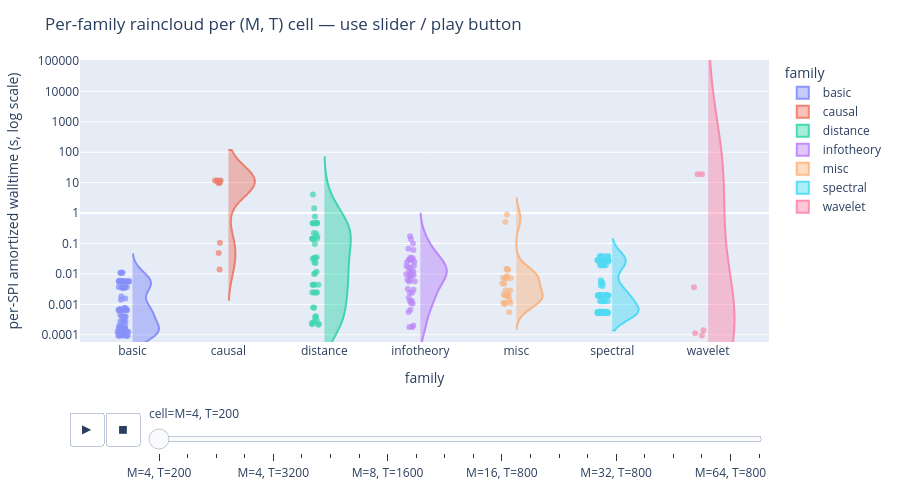

Notebook cell for this chart:
### Markdown cell above
### 3b. Per-family raincloud — animated across all cells

Slider/play scrubs through every (M, T) cell. Each frame is one cell; one half-violin + jittered SPI dots per family.

### Code cell
df_pos = df.loc[df["amortized_s"] > 0].copy()
df_cell = df_pos.assign(
    log_walltime_s=np.log10(df_pos["amortized_s"]),
)
cell_order = sorted(df_cell["cell"].unique(),
                    key=lambda s: (int(s.split(",")[0][2:]), int(s.split("T=")[1])))
family_order = [f for f in FAMILY_ORDER if f in df_cell["family"].values]

# Pad (cell, family) combos so every animation frame keeps all families on axis.
fill = []
for cell in cell_order:
    present = set(df_cell.loc[df_cell["cell"] == cell, "family"])
    for fam in family_order:
        if fam not in present:
            fill.append({"cell": cell, "family": fam, "spi": "",
                         "amortized_s": float("nan"), "log_walltime_s": float("nan"),
                         "M": None, "T": None})
if fill:
    df_cell = pd.concat([df_cell, pd.DataFrame(fill)], ignore_index=True)

exp_min = int(np.floor(df_cell["log_walltime_s"].min()))
exp_max = int(np.ceil(df_cell["log_walltime_s"].max()))
tickvals = list(range(exp_min, exp_max + 1))
ticktext = [f"{10**e:g}" for e in tickvals]

fig = px.violin(
    df_cell,
    y="log_walltime_s", x="family", color="family",
    animation_frame="cell",
    category_orders={"cell": cell_order, "family": family_order},
    hover_data={
        "spi": True, "M": True, "T": True,
        "amortized_s": ":.4f", "family": False, "cell": False,
        "log_walltime_s": False,
    },
    points="all",
    height=500,
    width=900,
    range_y=[df_cell["log_walltime_s"].min() - 0.2,
             df_cell["log_walltime_s"].max() + 0.2],
)

style = {
    "side": "positive",
    "pointpos": -0.35,
    "jitter": 0.22,
    "width": 0.55,
    "meanline_visible": False,
    "box_visible": False,
    "marker": {"size": 6, "opacity": 0.72},
    "opacity": 0.72,
}
for trace in fig.data:
    trace.update(**style)
for frame in fig.frames:
    for trace in frame.data:
        trace.update(**style)

fig.update_layout(
    yaxis={
        "title": "per-SPI amortized walltime (s, log scale)",
        "tickmode": "array",
        "tickvals": tickvals,
        "ticktext": ticktext,
    },
    xaxis_title="family",
    title="Per-family raincloud per (M, T) cell — use slider / play button",
    legend_title_text="family",
    margin={"l": 80, "r": 20, "t": 60, "b": 80},
)
fig.show()

### Figure 1 — Plotly figure (JSON) as saved in the notebook; plotly's stock layout.template omitted (floating-point values rounded to 4 significant figures; data arrays with more than 128 entries replaced by an {"elided": "..."} marker saying what was removed)
{"data": [{"alignmentgroup": "True", "box": {"visible": false}, "customdata": {"elided": "84x5 mixed values"}, "hovertemplate": "spi=%{customdata[0]}<br>M=%{customdata[1]}<br>T=%{customdata[2]}<br>amortized_s=%{customdata[3]:.4f}<extra></extra>", "jitter": 0.22, "legendgroup": "basic", "marker": {"color": "#636efa", "opacity": 0.72, "size": 6}, "meanline": {"visible": false}, "name": "basic", "offsetgroup": "basic", "opacity": 0.72, "orientation": "v", "pointpos": -0.35, "points": "all", "scalegroup": "True", "showlegend": true, "side": "positive", "type": "violin", "width": 0.55, "x": ["basic", "basic", "basic", "basic", "basic", "basic", "basic", "basic", "basic", "basic", "basic", "basic", "basic", "basic", "basic", "basic", "basic", "basic", "basic", "basic", "basic", "basic", "basic", "basic", "basic", "basic", "basic", "basic", "basic", "basic", "basic", "basic", "basic", "basic", "basic", "basic", "basic", "basic", "basic", "basic", "basic", "basic", "basic", "basic", "basic", "basic", "basic", "basic", "basic", "basic", "basic", "basic", "basic", "basic", "basic", "basic", "basic", "basic", "basic", "basic", "basic", "basic", "basic", "basic", "basic", "basic", "basic", "basic", "basic", "basic", "basic", "basic", "basic", "basic", "basic", "basic", "basic", "basic", "basic", "basic", "basic", "basic", "basic", "basic"], "x0": " ", "xaxis": "x", "y": [-3.395, -2.426, -3.565, -1.963, -3.852, -2.452, -3.907, -3.803, -3.395, -2.426, -3.565, -1.963, -3.852, -2.452, -3.907, -3.803, -3.395, -2.426, -3.565, -1.963, -3.852, -2.452, -3.907, -3.803, -3.395, -2.426, -3.565, -1.963, -3.852, -2.452, -3.907, -3.803, -3.13, -3.323, -2.737, -2.805, -3.752, -3.873, -3.943, -3.979, -4.004, -3.996, -4.013, -4.027, -4.013, -4.032, -4.022, -3.975, -4.027, -4.036, -3.111, -3.177, -3.17, -3.18, -3.181, -3.197, -3.153, -3.173, -3.192, -3.185, -3.19, -3.193, -3.187, -3.179, -2.223, -2.251, -2.247, -2.246, -2.235, -2.246, -2.242, -2.242, -2.244, -2.243, -2.24, -2.25, -2.252, -2.252, -2.845, -3.714, -3.712, -3.712, -3.889, -3.893], "y0": " ", "yaxis": "y"}, {"alignmentgroup": "True", "box": {"visible": false}, "customdata": [["anm", 4, 200, 0.04828, "M=4, T=200"], ["cds", 4, 200, 0.105, "M=4, T=200"], ["reci", 4, 200, 0.01399, "M=4, T=200"], ["ccm_E-None_mean", 4, 200, 11.2, "M=4, T=200"], ["ccm_E-None_max", 4, 200, 11.2, "M=4, T=200"], ["ccm_E-None_diff", 4, 200, 11.2, "M=4, T=200"], ["ccm_E-1_mean", 4, 200, 9.858, "M=4, T=200"], ["ccm_E-1_max", 4, 200, 9.858, "M=4, T=200"], ["ccm_E-1_diff", 4, 200, 9.858, "M=4, T=200"], ["ccm_E-10_mean", 4, 200, 11.74, "M=4, T=200"], ["ccm_E-10_max", 4, 200, 11.74, "M=4, T=200"], ["ccm_E-10_diff", 4, 200, 11.74, "M=4, T=200"]], "hovertemplate": "spi=%{customdata[0]}<br>M=%{customdata[1]}<br>T=%{customdata[2]}<br>amortized_s=%{customdata[3]:.4f}<extra></extra>", "jitter": 0.22, "legendgroup": "causal", "marker": {"color": "#EF553B", "opacity": 0.72, "size": 6}, "meanline": {"visible": false}, "name": "causal", "offsetgroup": "causal", "opacity": 0.72, "orientation": "v", "pointpos": -0.35, "points": "all", "scalegroup": "True", "showlegend": true, "side": "positive", "type": "violin", "width": 0.55, "x": ["causal", "causal", "causal", "causal", "causal", "causal", "causal", "causal", "causal", "causal", "causal", "causal"], "x0": " ", "xaxis": "x", "y": [-1.316, -0.9787, -1.854, 1.049, 1.049, 1.049, 0.9938, 0.9938, 0.9938, 1.07, 1.07, 1.07], "y0": " ", "yaxis": "y"}, {"alignmentgroup": "True", "box": {"visible": false}, "customdata": {"elided": "44x5 mixed values"}, "hovertemplate": "spi=%{customdata[0]}<br>M=%{customdata[1]}<br>T=%{customdata[2]}<br>amortized_s=%{customdata[3]:.4f}<extra></extra>", "jitter": 0.22, "legendgroup": "distance", "marker": {"color": "#00cc96", "opacity": 0.72, "size": 6}, "meanline": {"visible": false}, "name": "distance", "offsetgroup": "distance", "opacity": 0.72, "orientation": "v", "pointpos": -0.35, "points": "all", "scalegroup": "True", "showlegend": true, "side": "positive", "type": "violin", "width": 0.55, "x": ["distance", "distance", "distance", "distance", "distance", "distance", "distance", "distance", "distance", "distance", "distance", "distance", "distance", "distance", "distance", "distance", "distance", "distance", "distance", "distance", "distance", "distance", "distance", "distance", "distance", "distance", "distance", "distance", "distance", "distance", "distance", "distance", "distance", "distance", "distance", "distance", "distance", "distance", "distance", "distance", "distance", "distance", "distance", "distance"], "x0": " ", "xaxis": "x", "y": [-3.393, -3.559, -3.416, -3.529, -3.642, -3.668, -0.6514, -1.931, -1.014, -1.622, -1.638, -0.3185, -0.3385, 0.1591, -1.455, -0.7816, -1.503, 0.6089, -3.11, -3.609, -3.656, -0.6714, -1.465, -1.491, -0.1099, -1.976, -2.003, -2.608, -2.608, -0.8414, -0.8414, -2.352, -2.352, -0.337, -0.337, -2.608, -2.608, -0.8414, -0.8414, -2.352, -2.352, -0.337, -0.337, -3.101], "y0": " ", "yaxis": "y"}, {"alignmentgroup": "True", "box": {"visible": false}, "customdata": {"elided": "43x5 mixed values"}, "hovertemplate": "spi=%{customdata[0]}<br>M=%{customdata[1]}<br>T=%{customdata[2]}<br>amortized_s=%{customdata[3]:.4f}<extra></extra>", "jitter": 0.22, "legendgroup": "infotheory", "marker": {"color": "#ab63fa", "opacity": 0.72, "size": 6}, "meanline": {"visible": false}, "name": "infotheory", "offsetgroup": "infotheory", "opacity": 0.72, "orientation": "v", "pointpos": -0.35, "points": "all", "scalegroup": "True", "showlegend": true, "side": "positive", "type": "violin", "width": 0.55, "x": ["infotheory", "infotheory", "infotheory", "infotheory", "infotheory", "infotheory", "infotheory", "infotheory", "infotheory", "infotheory", "infotheory", "infotheory", "infotheory", "infotheory", "infotheory", "infotheory", "infotheory", "infotheory", "infotheory", "infotheory", "infotheory", "infotheory", "infotheory", "infotheory", "infotheory", "infotheory", "infotheory", "infotheory", "infotheory", "infotheory", "infotheory", "infotheory", "infotheory", "infotheory", "infotheory", "infotheory", "infotheory", "infotheory", "infotheory", "infotheory", "infotheory", "infotheory", "infotheory"], "x0": " ", "xaxis": "x", "y": [-3.249, -2.892, -2.493, -3.69, -3.18, -2.958, -2.25, -1.529, -1.003, -2.972, -2.523, -2.072, -2.786, -2.074, -1.53, -2.614, -2.01, -1.487, -2.619, -2.008, -1.525, -3.74, -2.192, -2.215, -2.031, -3.747, -1.921, -1.926, -2.034, -0.8546, -0.7587, -1.173, -1.212, -1.61, -1.786, -1.73, -2.888, -2.239, -1.741, -1.792, -1.938, -1.464, -1.603], "y0": " ", "yaxis": "y"}, {"alignmentgroup": "True", "box": {"visible": false}, "customdata": [["lmfit_Ridge", 4, 200, 0.007205, "M=4, T=200"], ["lmfit_Lasso", 4, 200, 0.007509, "M=4, T=200"], ["lmfit_SGDRegressor", 4, 200, 0.007529, "M=4, T=200"], ["lmfit_ElasticNet", 4, 200, 0.007218, "M=4, T=200"], ["lmfit_BayesianRidge", 4, 200, 0.008589, "M=4, T=200"], ["gpfit_DotProduct", 4, 200, 0.5105, "M=4, T=200"], ["gpfit_RBF", 4, 200, 0.8914, "M=4, T=200"], ["coint_johansen_max_eig_stat_order-0_ardiff-10", 4, 200, 0.004868, "M=4, T=200"], ["coint_johansen_trace_stat_order-0_ardiff-10", 4, 200, 0.004868, "M=4, T=200"], ["coint_johansen_max_eig_stat_order-0_ardiff-1", 4, 200, 0.001878, "M=4, T=200"], ["coint_johansen_trace_stat_order-0_ardiff-1", 4, 200, 0.001878, "M=4, T=200"], ["coint_johansen_max_eig_stat_order-1_ardiff-10", 4, 200, 0.002867, "M=4, T=200"], ["coint_johansen_trace_stat_order-1_ardiff-10", 4, 200, 0.002867, "M=4, T=200"], ["coint_johansen_max_eig_stat_order-1_ardiff-1", 4, 200, 0.002044, "M=4, T=200"], ["coint_johansen_trace_stat_order-1_ardiff-1", 4, 200, 0.002044, "M=4, T=200"], ["coint_aeg_tstat_trend-c_autolag-aic_maxlag-10", 4, 200, 0.01447, "M=4, T=200"], ["coint_aeg_tstat_trend-ct_autolag-aic_maxlag-10", 4, 200, 0.01397, "M=4, T=200"], ["coint_aeg_tstat_trend-ct_autolag-bic_maxlag-10", 4, 200, 0.01399, "M=4, T=200"], ["pec", 4, 200, 0.00218, "M=4, T=200"], ["pec_orth", 4, 200, 0.001162, "M=4, T=200"], ["pec_log", 4, 200, 0.001008, "M=4, T=200"], ["pec_orth_log", 4, 200, 0.001102, "M=4, T=200"], ["pec_orth_abs", 4, 200, 0.001365, "M=4, T=200"], ["pec_orth_log_abs", 4, 200, 0.00114, "M=4, T=200"], ["ids", 4, 200, 0.00055, "M=4, T=200"]], "hovertemplate": "spi=%{customdata[0]}<br>M=%{customdata[1]}<br>T=%{customdata[2]}<br>amortized_s=%{customdata[3]:.4f}<extra></extra>", "jitter": 0.22, "legendgroup": "misc", "marker": {"color": "#FFA15A", "opacity": 0.72, "size": 6}, "meanline": {"visible": false}, "name": "misc", "offsetgroup": "misc", "opacity": 0.72, "orientation": "v", "pointpos": -0.35, "points": "all", "scalegroup": "True", "showlegend": true, "side": "positive", "type": "violin", "width": 0.55, "x": ["misc", "misc", "misc", "misc", "misc", "misc", "misc", "misc", "misc", "misc", "misc", "misc", "misc", "misc", "misc", "misc", "misc", "misc", "misc", "misc", "misc", "misc", "misc", "misc", "misc"], "x0": " ", "xaxis": "x", "y": [-2.142, -2.124, -2.123, -2.142, -2.066, -0.292, -0.04992, -2.313, -2.313, -2.726, -2.726, -2.542, -2.542, -2.689, -2.689, -1.84, -1.855, -1.854, -2.662, -2.935, -2.997, -2.958, -2.865, -2.943, -3.26], "y0": " ", "yaxis": "y"}, {"alignmentgroup": "True", "box": {"visible": false}, "customdata": {"elided": "114x5 mixed values"}, "hovertemplate": "spi=%{customdata[0]}<br>M=%{customdata[1]}<br>T=%{customdata[2]}<br>amortized_s=%{customdata[3]:.4f}<extra></extra>", "jitter": 0.22, "legendgroup": "spectral", "marker": {"color": "#19d3f3", "opacity": 0.72, "size": 6}, "meanline": {"visible": false}, "name": "spectral", "offsetgroup": "spectral", "opacity": 0.72, "orientation": "v", "pointpos": -0.35, "points": "all", "scalegroup": "True", "showlegend": true, "side": "positive", "type": "violin", "width": 0.55, "x": ["spectral", "spectral", "spectral", "spectral", "spectral", "spectral", "spectral", "spectral", "spectral", "spectral", "spectral", "spectral", "spectral", "spectral", "spectral", "spectral", "spectral", "spectral", "spectral", "spectral", "spectral", "spectral", "spectral", "spectral", "spectral", "spectral", "spectral", "spectral", "spectral", "spectral", "spectral", "spectral", "spectral", "spectral", "spectral", "spectral", "spectral", "spectral", "spectral", "spectral", "spectral", "spectral", "spectral", "spectral", "spectral", "spectral", "spectral", "spectral", "spectral", "spectral", "spectral", "spectral", "spectral", "spectral", "spectral", "spectral", "spectral", "spectral", "spectral", "spectral", "spectral", "spectral", "spectral", "spectral", "spectral", "spectral", "spectral", "spectral", "spectral", "spectral", "spectral", "spectral", "spectral", "spectral", "spectral", "spectral", "spectral", "spectral", "spectral", "spectral", "spectral", "spectral", "spectral", "spectral", "spectral", "spectral", "spectral", "spectral", "spectral", "spectral", "spectral", "spectral", "spectral", "spectral", "spectral", "spectral", "spectral", "spectral", "spectral", "spectral", "spectral", "spectral", "spectral", "spectral", "spectral", "spectral", "spectral", "spectral", "spectral", "spectral", "spectral", "spectral", "spectral", "spectral"], "x0": " ", "xaxis": "x", "y": [-2.899, -2.899, -2.899, -2.899, -2.899, -2.899, -3.26, -3.26, -3.26, -3.26, -3.26, -3.26, -3.274, -3.274, -3.274, -3.274, -3.274, -3.274, -2.211, -2.289, -2.307, -3.25, -3.25, -3.25, -3.25, -3.25, -3.25, -3.287, -3.287, -3.287, -3.287, -3.287, -3.287, -3.275, -3.275, -3.275, -3.275, -3.275, -3.275, -3.248, -3.248, -3.248, -3.248, -3.248, -3.248, -3.243, -3.243, -3.243, -3.243, -3.243, -3.243, -3.259, -3.259, -3.259, -3.259, -3.259, -3.259, -1.59, -1.59, -1.59, -1.59, -1.59, -1.59, -1.551, -1.551, -1.551, -1.551, -1.551, -1.551, -1.717, -1.717, -1.717, -1.717, -1.717, -1.717, -1.548, -1.548, -1.548, -1.548, -1.548, -1.548, -1.421, -1.421, -1.421, -1.421, -1.421, -1.421, -2.255, -2.378, -2.396, -2.709, -2.709, -2.709, -2.709, -2.709, -2.709, -2.709, -2.709, -2.709, -2.709, -2.709, -2.709, -2.709, -2.709, -2.709, -2.709, -2.709, -2.709, -2.709, -2.709, -2.709, -2.709, -2.709, -2.709], "y0": " ", "yaxis": "y"}, {"alignmentgroup": "True", "box": {"visible": false}, "customdata": [["psi_wavelet_mean_fs-1_fmin-0_fmax-0-5_mean", 4, 200, 18.75, "M=4, T=200"], ["psi_wavelet_mean_fs-1_fmin-0_fmax-0-25_mean", 4, 200, 18.77, "M=4, T=200"], ["psi_wavelet_mean_fs-1_fmin-0-25_fmax-0-5_mean", 4, 200, 0.003684, "M=4, T=200"], ["psi_wavelet_max_fs-1_fmin-0_fmax-0-5_max", 4, 200, 0.00014, "M=4, T=200"], ["psi_wavelet_max_fs-1_fmin-0_fmax-0-25_max", 4, 200, 0.000112, "M=4, T=200"], ["psi_wavelet_max_fs-1_fmin-0-25_fmax-0-5_max", 4, 200, 9.5e-05, "M=4, T=200"]], "hovertemplate": "spi=%{customdata[0]}<br>M=%{customdata[1]}<br>T=%{customdata[2]}<br>amortized_s=%{customdata[3]:.4f}<extra></extra>", "jitter": 0.22, "legendgroup": "wavelet", "marker": {"color": "#FF6692", "opacity": 0.72, "size": 6}, "meanline": {"visible": false}, "name": "wavelet", "offsetgroup": "wavelet", "opacity": 0.72, "orientation": "v", "pointpos": -0.35, "points": "all", "scalegroup": "True", "showlegend": true, "side": "positive", "type": "violin", "width": 0.55, "x": ["wavelet", "wavelet", "wavelet", "wavelet", "wavelet", "wavelet"], "x0": " ", "xaxis": "x", "y": [1.273, 1.273, -2.434, -3.854, -3.951, -4.022], "y0": " ", "yaxis": "y"}], "layout": {"height": 500, "legend": {"title": {"text": "family"}, "tracegroupgap": 0}, "margin": {"b": 80, "l": 80, "r": 20, "t": 60}, "sliders": [{"active": 0, "currentvalue": {"prefix": "cell="}, "len": 0.9, "pad": {"b": 10, "t": 60}, "steps": [{"args": [["M=4, T=200"], {"frame": {"duration": 0, "redraw": true}, "fromcurrent": true, "mode": "immediate", "transition": {"duration": 0, "easing": "linear"}}], "label": "M=4, T=200", "method": "animate"}, {"args": [["M=4, T=400"], {"frame": {"duration": 0, "redraw": true}, "fromcurrent": true, "mode": "immediate", "transition": {"duration": 0, "easing": "linear"}}], "label": "M=4, T=400", "method": "animate"}, {"args": [["M=4, T=800"], {"frame": {"duration": 0, "redraw": true}, "fromcurrent": true, "mode": "immediate", "transition": {"duration": 0, "easing": "linear"}}], "label": "M=4, T=800", "method": "animate"}, {"args": [["M=4, T=1600"], {"frame": {"duration": 0, "redraw": true}, "fromcurrent": true, "mode": "immediate", "transition": {"duration": 0, "easing": "linear"}}], "label": "M=4, T=1600", "method": "animate"}, {"args": [["M=4, T=3200"], {"frame": {"duration": 0, "redraw": true}, "fromcurrent": true, "mode": "immediate", "transition": {"duration": 0, "easing": "linear"}}], "label": "M=4, T=3200", "method": "animate"}, {"args": [["M=8, T=200"], {"frame": {"duration": 0, "redraw": true}, "fromcurrent": true, "mode": "immediate", "transition": {"duration": 0, "easing": "linear"}}], "label": "M=8, T=200", "method": "animate"}, {"args": [["M=8, T=400"], {"frame": {"duration": 0, "redraw": true}, "fromcurrent": true, "mode": "immediate", "transition": {"duration": 0, "easing": "linear"}}], "label": "M=8, T=400", "method": "animate"}, {"args": [["M=8, T=800"], {"frame": {"duration": 0, "redraw": true}, "fromcurrent": true, "mode": "immediate", "transition": {"duration": 0, "easing": "linear"}}], "label": "M=8, T=800", "method": "animate"}, {"args": [["M=8, T=1600"], {"frame": {"duration": 0, "redraw": true}, "fromcurrent": true, "mode": "immediate", "transition": {"duration": 0, "easing": "linear"}}], "label": "M=8, T=1600", "method": "animate"}, {"args": [["M=8, T=3200"], {"frame": {"duration": 0, "redraw": true}, "fromcurrent": true, "mode": "immediate", "transition": {"duration": 0, "easing": "linear"}}], "label": "M=8, T=3200", "method": "animate"}, {"args": [["M=16, T=200"], {"frame": {"duration": 0, "redraw": true}, "fromcurrent": true, "mode": "immediate", "transition": {"duration": 0, "easing": "linear"}}], "label": "M=16, T=200", "method": "animate"}, {"args": [["M=16, T=400"], {"frame": {"duration": 0, "redraw": true}, "fromcurrent": true, "mode": "immediate", "transition": {"duration": 0, "easing": "linear"}}], "label": "M=16, T=400", "method": "animate"}, {"args": [["M=16, T=800"], {"frame": {"duration": 0, "redraw": true}, "fromcurrent": true, "mode": "immediate", "transition": {"duration": 0, "easing": "linear"}}], "label": "M=16, T=800", "method": "animate"}, {"args": [["M=16, T=1600"], {"frame": {"duration": 0, "redraw": true}, "fromcurrent": true, "mode": "immediate", "transition": {"duration": 0, "easing": "linear"}}], "label": "M=16, T=1600", "method": "animate"}, {"args": [["M=32, T=200"], {"frame": {"duration": 0, "redraw": true}, "fromcurrent": true, "mode": "immediate", "transition": {"duration": 0, "easing": "linear"}}], "label": "M=32, T=200", "method": "animate"}, {"args": [["M=32, T=400"], {"frame": {"duration": 0, "redraw": true}, "fromcurrent": true, "mode": "immediate", "transition": {"duration": 0, "easing": "linear"}}], "label": "M=32, T=400", "method": "animate"}, {"args": [["M=32, T=800"], {"frame": {"duration": 0, "redraw": true}, "fromcurrent": true, "mode": "immediate", "transition": {"duration": 0, "easing": "linear"}}], "label": "M=32, T=800", "method": "animate"}, {"args": [["M=32, T=1600"], {"frame": {"duration": 0, "redraw": true}, "fromcurrent": true, "mode": "immediate", "transition": {"duration": 0, "easing": "linear"}}], "label": "M=32, T=1600", "method": "animate"}, {"args": [["M=64, T=200"], {"frame": {"duration": 0, "redraw": true}, "fromcurrent": true, "mode": "immediate", "transition": {"duration": 0, "easing": "linear"}}], "label": "M=64, T=200", "method": "animate"}, {"args": [["M=64, T=400"], {"frame": {"duration": 0, "redraw": true}, "fromcurrent": true, "mode": "immediate", "transition": {"duration": 0, "easing": "linear"}}], "label": "M=64, T=400", "method": "animate"}, {"args": [["M=64, T=800"], {"frame": {"duration": 0, "redraw": true}, "fromcurrent": true, "mode": "immediate", "transition": {"duration": 0, "easing": "linear"}}], "label": "M=64, T=800", "method": "animate"}, {"args": [["M=64, T=1600"], {"frame": {"duration": 0, "redraw": true}, "fromcurrent": true, "mode": "immediate", "transition": {"duration": 0, "easing": "linear"}}], "label": "M=64, T=1600", "method": "animate"}], "x": 0.1, "xanchor": "left", "y": 0, "yanchor": "top"}], "title": {"text": "Per-family raincloud per (M, T) cell — use slider / play button"}, "updatemenus": [{"buttons": [{"args": [null, {"frame": {"duration": 500, "redraw": true}, "fromcurrent": true, "mode": "immediate", "transition": {"duration": 500, "easing": "linear"}}], "label": "&#9654;", "method": "animate"}, {"args": [[null], {"frame": {"duration": 0, "redraw": true}, "fromcurrent": true, "mode": "immediate", "transition": {"duration": 0, "easing": "linear"}}], "label": "&#9724;", "method": "animate"}], "direction": "left", "pad": {"r": 10, "t": 70}, "showactive": false, "type": "buttons", "x": 0.1, "xanchor": "right", "y": 0, "yanchor": "top"}], "violinmode": "overlay", "width": 900, "xaxis": {"anchor": "y", "categoryarray": ["basic", "causal", "distance", "infotheory", "misc", "spectral", "wavelet"], "categoryorder": "array", "domain": [0, 1], "title": {"text": "family"}}, "yaxis": {"anchor": "x", "domain": [0, 1], "range": [-4.236, 5.029], "tickmode": "array", "ticktext": ["1e-05", "0.0001", "0.001", "0.01", "0.1", "1", "10", "100", "1000", "10000", "100000"], "tickvals": [-5, -4, -3, -2, -1, 0, 1, 2, 3, 4, 5], "title": {"text": "per-SPI amortized walltime (s, log scale)"}}}}
